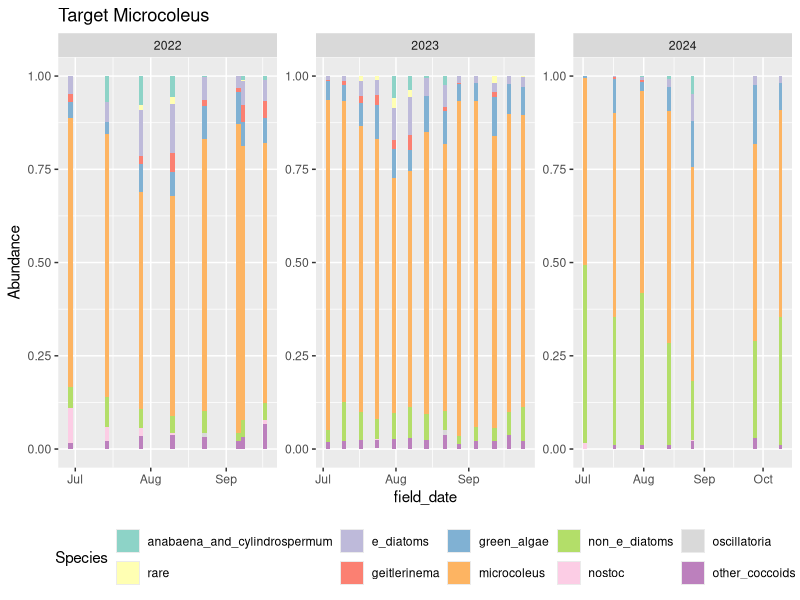
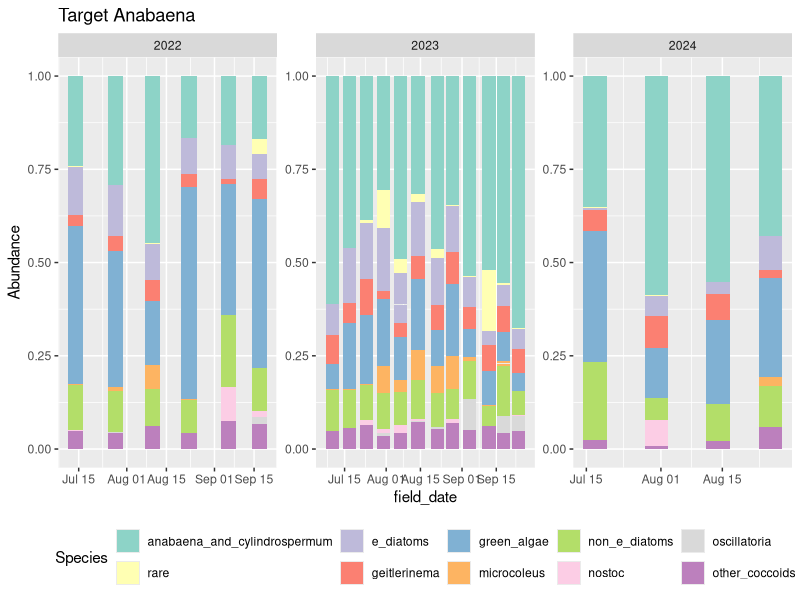
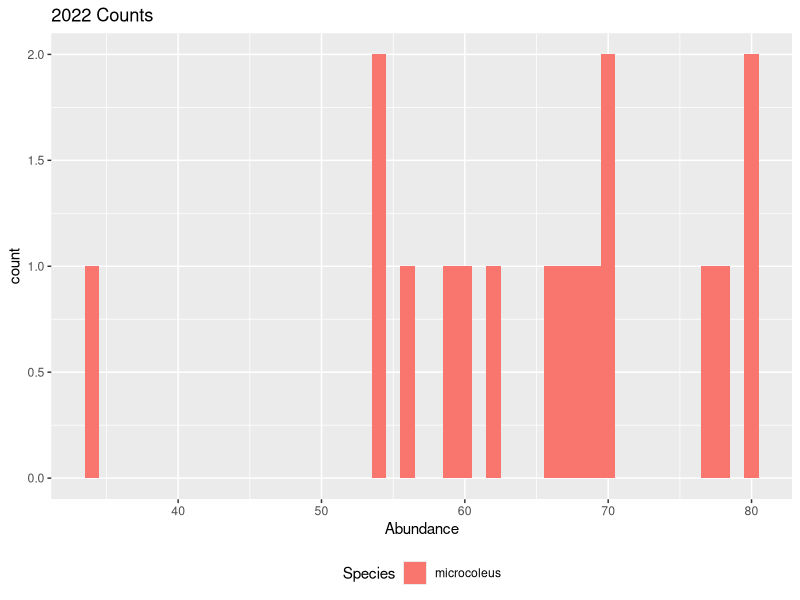
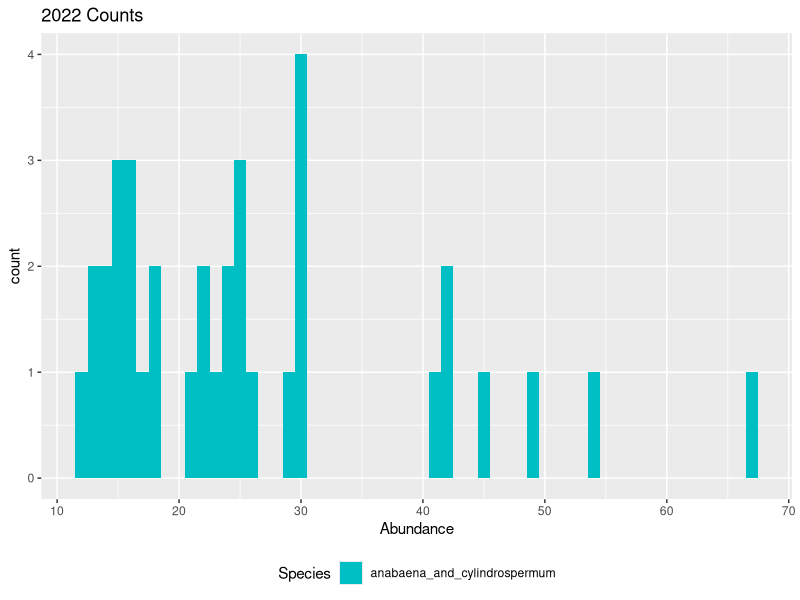
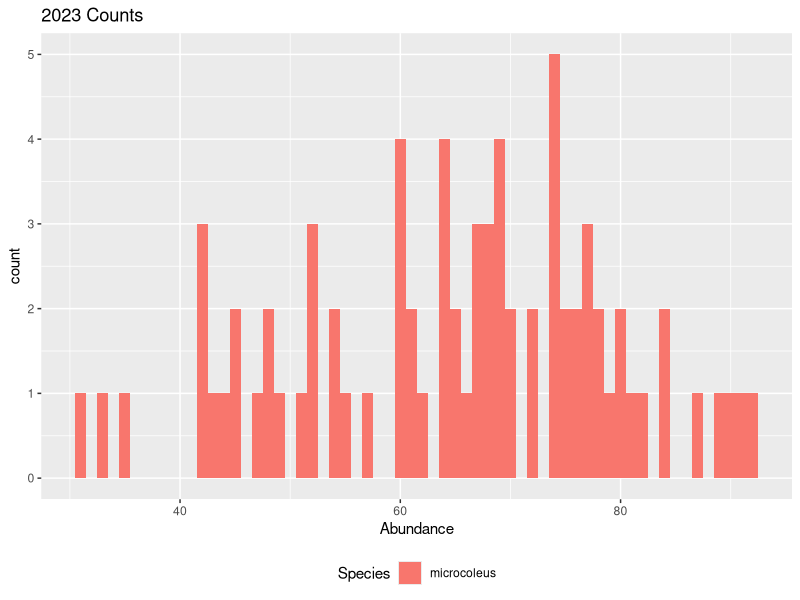
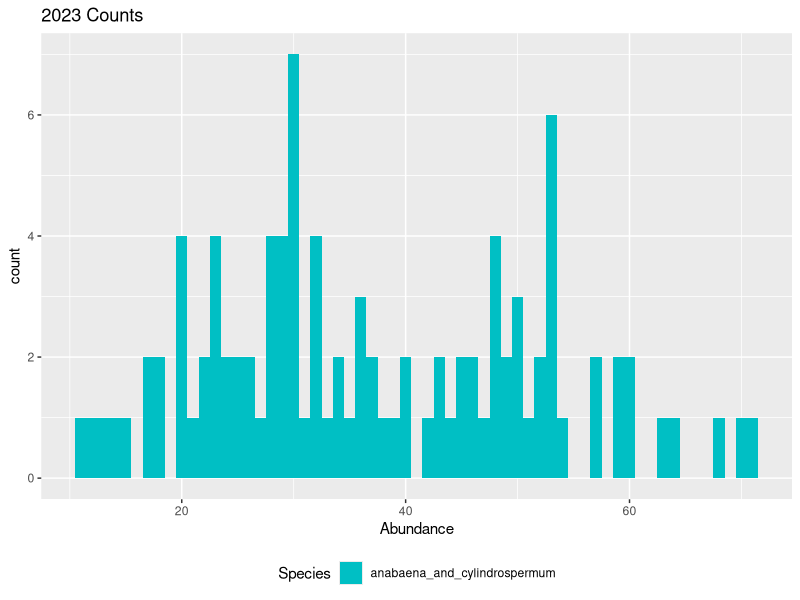
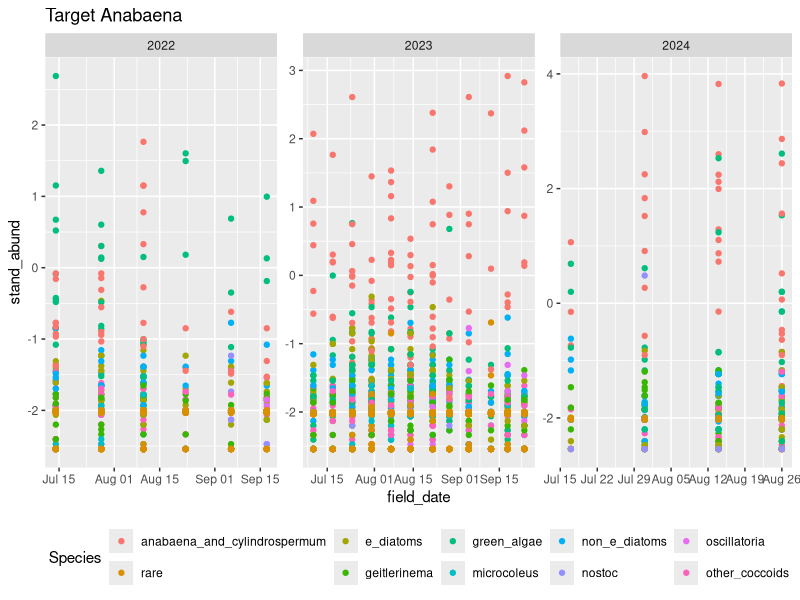

Generate these figures, in order, with R:
###########################
#Microscopy initial visualizations
###########################

library(tidyverse)
library(ggplot2)
library(here)
library(lubridate)
library(forcats)
library(RColorBrewer)

#Read in 2022 and 2023 data
microdata <- read.csv(here::here("data/Target Microscopy.csv"))

#Clean data for analysis
microscopy <- microdata %>% 
  filter(grepl("SFE", site_reach)) %>%  #Keep sites that include string "SFE"
  separate(site_reach, into=c("site", "location", "reach"), 
           sep="-") %>% #Split location columns into separate categories
  filter(grepl("M", location)) %>% #Keep Miranda sites, remove Standish-Hicky (SH) sites
  mutate(field_date = as.Date(field_date, format="%m/%d/%y")) %>%  #Fix date data type
  mutate(year = year(field_date)) %>%  #create year column
  relocate(year, .after = field_date) %>%   #reorganize column order
  select(!non_algal) %>% #Remove column measuring sediment amount
  pivot_longer(microcoleus:aphanothece, names_to = "Species", values_to = "Abundance") #Change layout of dataframe

#Do TAC samples all actually contain Anabaena?
TAC <- microscopy %>% 
  filter(sample_type == "TAC" & Species == "anabaena_and_cylindrospermum")

which(TAC$Abundance < 10) #Are there any instances where Abundance is small? FALSE = no
which(TAC$Abundance < 20)
  #Some instances where Anabaena is less than 20% in TAC sample

#Are there any species that never appear?
non_occurences <- microscopy %>% 
  group_by(year, sample_type, Species) %>% 
  dplyr::summarise(Sum = sum(Abundance))

rownum <- which(non_occurences$Sum <= 1) #Which samples only find 1% summed across all sampled dates per year

rare_species <- non_occurences %>% 
  #dplyr::filter(year == "2022") %>% 
  ungroup() %>% 
  dplyr::slice(rownum)

rare_names <- unique(rare_species$Species) #Names of the species that are rare

#Remove non-occuring species, and combine those that are super rare
microscopy1 <- microscopy %>% 
  #dplyr::filter(!Species == "tolypothrix") %>% #Remove non-occuring
  dplyr::mutate(Species = fct_collapse(Species,
                                        rare = c(rare_names)))


#Standardize TAC mats to Anabaena abundances
TAC_ref_group <- microscopy1 %>% 
  dplyr::filter(sample_type == "TAC") %>% 
  dplyr::filter(Species == "anabaena_and_cylindrospermum") %>%
  group_by(year) %>% 
  dplyr::summarise(ref_mean = mean(Abundance),
            ref_sd = sd(Abundance))  #Calculate mean and SD for Anabaena per year

#Standardize all TAC mat species using reference group
microscopy_TAC_stand <- microscopy1 %>% 
  dplyr::filter(sample_type == "TAC") %>% 
  mutate(stand_abund = (Abundance - TAC_ref_group$ref_mean) / TAC_ref_group$ref_sd) 



#------Plots and Graphs---------------------------------------




#Plot timeseries of within-mat species per year
ggplot(subset(microscopy1, sample_type %in% "TM"), aes(x = field_date, y = Abundance, fill = Species)) +
  facet_wrap(~year, scales = "free") +
  geom_col(position = "fill") + #Can't see the detail well, subset per year
  theme(legend.position="bottom") + 
  scale_fill_brewer(palette = "Set3") +
  labs(title = "Target Microcoleus")

ggplot(subset(microscopy1, sample_type %in% "TAC"), aes(x = field_date, y = Abundance, fill = Species)) +
  facet_wrap(~year, scales = "free") +
  geom_col(position = "fill") + #Can't see the detail well, subset per year
  theme(legend.position="bottom")+
  scale_fill_brewer(palette = "Set3") +
  labs(title = "Target Anabaena")

#Coding notes: add year %in% 2022 to subset if splitting up years again

#2022
#Histogram of Microcolus in TM samples
ggplot(subset(microscopy1, year %in% 2022 & 
                Species %in% "microcoleus" & 
                sample_type %in% "TM"), 
       aes(x = Abundance, fill = Species)) +
  geom_histogram(binwidth = 1, position="dodge") +
  labs(title = "2022 Counts") +
  theme(legend.position="bottom")

#Histogram of Anabaena in TA samples
ggplot(subset(microscopy, year %in% 2022 & 
                Species %in% "anabaena_and_cylindrospermum" &
                sample_type %in% "TAC"), 
       aes(x = Abundance, fill = Species)) +
  geom_histogram(binwidth = 1, position="dodge") +
  labs(title = "2022 Counts") +
  scale_fill_manual(values = c("anabaena_and_cylindrospermum" = "#00BFC4")) +
  theme(legend.position="bottom")



#2023

#Histogram of Microcolus in TM samples
  ggplot(subset(microscopy, year %in% 2023 & 
                  Species %in% "microcoleus" & 
                  sample_type %in% "TM"), 
         aes(x = Abundance, fill = Species)) +
    geom_histogram(binwidth = 1, position="dodge") +
    labs(title = "2023 Counts") +
    theme(legend.position="bottom")
  
  #Histogram of Anabaena in TA samples
  ggplot(subset(microscopy, year %in% 2023 & 
                  Species %in% "anabaena_and_cylindrospermum" &
                  sample_type %in% "TAC"), 
         aes(x = Abundance, fill = Species)) +
    geom_histogram(binwidth = 1, position="dodge") +
    labs(title = "2023 Counts") +
    scale_fill_manual(values = c("anabaena_and_cylindrospermum" = "#00BFC4")) +
    theme(legend.position="bottom")
  

  
  
#Plots using standardized values
  ggplot(subset(microscopy_TAC_stand), aes(x = field_date, y = stand_abund, color = Species)) +
    facet_wrap(~year, scales = "free") +
    geom_point() +
    theme(legend.position="bottom")+
    scale_fill_brewer(palette = "Set3") +
    labs(title = "Target Anabaena")
